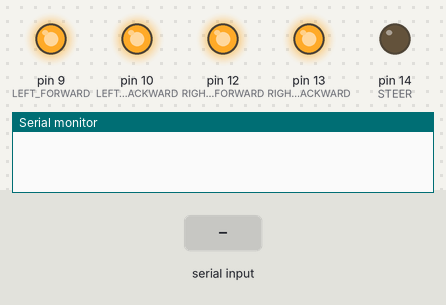
The sketch below on a simulated Arduino Uno, built with avr-gcc and run on an emulated ATmega328P. On the bench: output pins drawn as LEDs (lit = HIGH), the last lines printed to the serial monitor. The test bench sets the inputs (shaded band).

Above: at 1.2 s.
1.3 s: "F" received over Serial
At 2.2 s:
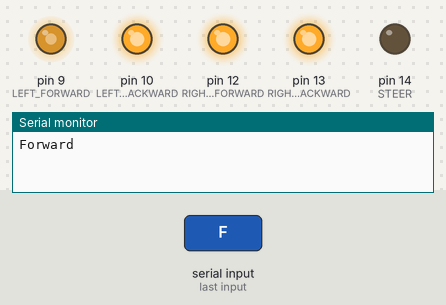
2.9 s: "B" received over Serial
At 3.4 s:
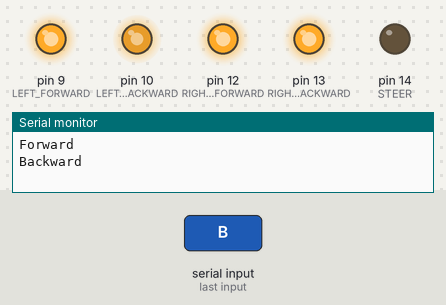
4.5 s: "L" received over Serial
At 5.8 s:
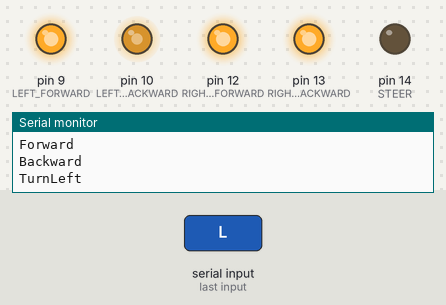
6.1 s: "E" received over Serial
At 7.0 s:
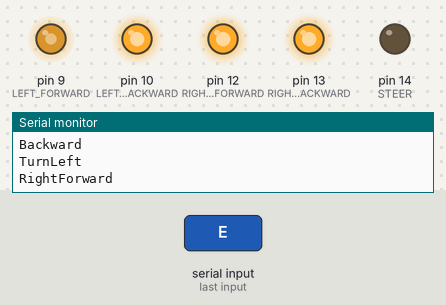
7.7 s: "W" received over Serial
At 8.3 s:
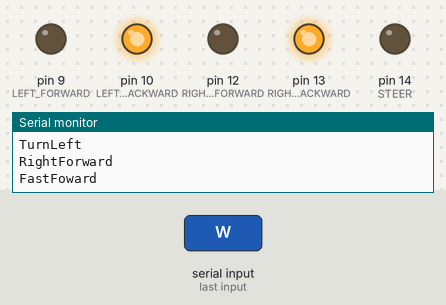
Timing chart, 0 to 10.3 s (numbered marks = the images above; inputs shaded):
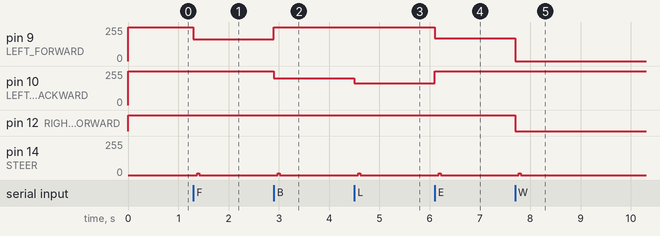

Measured:
- after the input at 1.3 s, pin 9 (LEFT_FORWARD): 255/255 → 165/255 at once; pin 14 (STEER): 0/255 → 15/255 after 0.07 s, → 0/255 0.04 s later
- after the input at 2.9 s, pin 9 (LEFT_FORWARD): 165/255 → 255/255 at once; pin 10 (LEFT_BACKWARD): 255/255 → 200/255 at once; pin 14 (STEER): 0/255 → 15/255 after 0.07 s, → 0/255 0.04 s later
- after the input at 4.5 s, pin 10 (LEFT_BACKWARD): 200/255 → 165/255 at once; pin 14 (STEER): 0/255 → 12/255 after 0.07 s, → 0/255 0.04 s later
- after the input at 6.1 s, pin 9 (LEFT_FORWARD): 255/255 → 170/255 at once; pin 10 (LEFT_BACKWARD): 165/255 → 255/255 at once; pin 14 (STEER): 0/255 → 12/255 after 0.07 s, → 0/255 0.04 s later
- after the input at 7.7 s, pin 9 (LEFT_FORWARD): 170/255 → 0/255 at once; pin 12 (RIGHT_FORWARD): HIGH → LOW at once; pin 14 (STEER): 0/255 → 15/255 after 0.07 s, → 0/255 0.04 s later

The sketch:

CAR_CODE.ino
```cpp
#define RIGHT_BACKWARD 13
#define RIGHT_FORWARD 12
#define LEFT_BACKWARD 10
#define LEFT_FORWARD 9
#define STEER 14
int duty = 1150;
int CYCLE = 4;
int low = 200;
int run = 165;
int fast = 50;
char command;
void Forward();
void FastForward();
void TurnLeft();
void TurnRight();
void LeftForward();
void RightForward();
void Backward();
void Stop();
void Steer(float ratio);

void setup()
{
  Serial.begin(9600);
  pinMode(LEFT_BACKWARD,OUTPUT);
  pinMode(RIGHT_BACKWARD,OUTPUT);
  pinMode(LEFT_FORWARD,OUTPUT);
  pinMode(RIGHT_FORWARD,OUTPUT);
  pinMode(STEER,OUTPUT);
  digitalWrite(LEFT_FORWARD,HIGH);
  digitalWrite(RIGHT_FORWARD,HIGH);
  digitalWrite(LEFT_BACKWARD,HIGH);
  digitalWrite(RIGHT_BACKWARD,HIGH);
  //digitalWrite(STEER,HIGH);

}

void loop()
{
  if (Serial.available()>0)
  {
    command=Serial.read();
    if (command=='F')
    {
      Serial.println("Forward");
      Forward();
      Serial.read();
    }
    else if (command=='B')
    {
      Serial.println("Backward");
      Backward();
      Serial.read();
    }
    else if (command=='L')
    {
      Serial.println("TurnLeft");
      TurnLeft();
      Serial.read();
    }
    else if (command=='R')
    {
      Serial.println("TurnRight");
      TurnRight();
      Serial.read();
    }
    else if (command=='E')
    {
      Serial.println("RightForward");
      RightForward();
      Serial.read();
    }
    else if (command=='Q')
    {
      Serial.println("LeftForward");
      LeftForward();
      Serial.read();
    }
    else if (command=='W')
    {
      Serial.println("FastFoward");
      FastForward();
      Serial.read();
    }
    else if (command=='S')
    {
      Serial.println("Stop");
      Stop();
      Serial.read();
    }
  }
}


void Forward()
{
  analogWrite(RIGHT_FORWARD,run);
  digitalWrite(RIGHT_BACKWARD,HIGH);

  analogWrite(LEFT_FORWARD,run);
  digitalWrite(LEFT_BACKWARD,HIGH);
  Steer(1.0);
}

void Backward()
{
  digitalWrite(RIGHT_FORWARD,HIGH);
  analogWrite(RIGHT_BACKWARD,low);

  digitalWrite(LEFT_FORWARD,HIGH);
  analogWrite(LEFT_BACKWARD,low);
  Steer(1.0);
}

void TurnLeft()
{
  digitalWrite(RIGHT_FORWARD,HIGH);
  analogWrite(RIGHT_BACKWARD,run+30);

  digitalWrite(LEFT_FORWARD,HIGH);
  analogWrite(LEFT_BACKWARD,run);
  Steer(0.85);
}

void TurnRight()
{
  digitalWrite(RIGHT_FORWARD,HIGH);
  analogWrite(RIGHT_BACKWARD,run);

  digitalWrite(LEFT_FORWARD,HIGH);
  analogWrite(LEFT_BACKWARD,run+30);
  Steer(1.15);
}

void Stop()
{
  digitalWrite(LEFT_BACKWARD,HIGH);
  digitalWrite(RIGHT_BACKWARD,HIGH);
  digitalWrite(LEFT_FORWARD,HIGH);
  digitalWrite(RIGHT_FORWARD,HIGH);
  Steer(1.0);
}

void Steer(float ratio)
{
  int temp = ratio*duty;
  for (int i = 0;i < CYCLE;i++)
  {
    digitalWrite(STEER,HIGH);
    delayMicroseconds(temp);
    digitalWrite(STEER,LOW);
    delayMicroseconds(10000-temp);
    delayMicroseconds(6500);
  }
}

//Following are addition functions

void FastForward()
{
  digitalWrite(RIGHT_FORWARD,LOW);
  digitalWrite(LEFT_BACKWARD,HIGH);

  digitalWrite(LEFT_FORWARD,LOW);
  digitalWrite(LEFT_BACKWARD,HIGH);
  Steer(1.0);
}

void LeftForward()
{
  analogWrite(RIGHT_FORWARD,run+5);
  digitalWrite(RIGHT_BACKWARD,HIGH);

  analogWrite(LEFT_FORWARD,run+40);
  digitalWrite(LEFT_BACKWARD,HIGH);
  Steer(1.15);
}

void RightForward()
{
  analogWrite(RIGHT_FORWARD,run+40);
  digitalWrite(RIGHT_BACKWARD,HIGH);

  analogWrite(LEFT_FORWARD,run+5);
  digitalWrite(LEFT_BACKWARD,HIGH);
  Steer(0.85);
}
```
